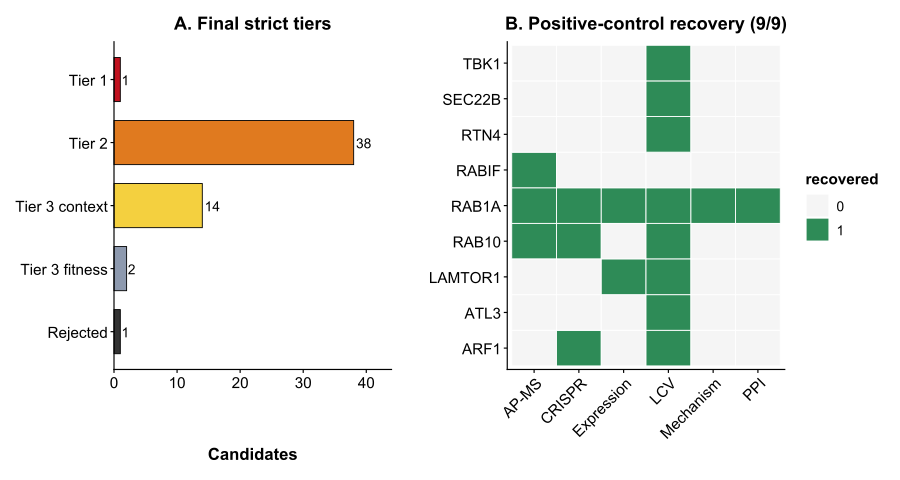

This figure's R source:
# Figure 3. Multimodal prioritization and internal positive-control recovery
ROOT <- Sys.getenv("LEGIONELLA_ROOT")
if (!nzchar(ROOT)) ROOT <- Sys.getenv("LEGIONELLA_ROOT")
if (!nzchar(ROOT)) stop("Set LEGIONELLA_ROOT before running this script.")
if (!dir.exists(ROOT)) stop("LEGIONELLA_ROOT does not exist: ", ROOT)
setwd(file.path(ROOT, "15_manuscript/r_figures"))
source(file.path(ROOT, "15_manuscript/r_figures/_theme.R"))
SRC <- file.path(ROOT, "11_figures/source_data")
suppressMessages({library(dplyr); library(tidyr); library(readr); library(patchwork)})

# The candidate evidence matrix is provided in Table 1/source data rather than
# repeated here. The main figure therefore has two panels, labelled A and B.
tier_counts <- read_tsv(file.path(SRC, "Figure3A_final_tier_counts.tsv"), show_col_types = FALSE)
positive_controls <- read_tsv(file.path(SRC, "Figure3B_positive_control_recovery.tsv"), show_col_types = FALSE) %>%
  rename(gene = human_symbol)

# ---- Panel A: final tier counts ----
tier_counts <- tier_counts %>%
  mutate(
    tier_label = case_when(
      grepl("TIER1", final_tier) ~ "Tier 1",
      grepl("TIER2", final_tier) ~ "Tier 2",
      grepl("TIER3_CONTEXT", final_tier) ~ "Tier 3 context",
      grepl("FITNESS", final_tier) ~ "Tier 3 fitness",
      TRUE ~ "Rejected"
    ),
    tier_label = factor(tier_label, levels = rev(unique(tier_label)))
  )

# Reserve right-side space for the numeric label above the longest horizontal bar.
count_limit <- max(tier_counts$n) + max(3, ceiling(max(tier_counts$n) * 0.15))

pA <- ggplot(tier_counts, aes(x = tier_label, y = n, fill = tier_label)) +
  geom_col(colour = "black", linewidth = 0.3, width = 0.7) +
  geom_text(aes(label = n), hjust = -0.15, size = 3.5) +
  coord_flip(clip = "off") +
  scale_y_continuous(
    limits = c(0, count_limit),
    expand = expansion(mult = c(0, 0))
  ) +
  scale_fill_manual(values = c(
    "Tier 1" = "#C1121F",
    "Tier 2" = "#E07A1F",
    "Tier 3 context" = "#F4D03F",
    "Tier 3 fitness" = "#8D99AE",
    "Rejected" = "#333333"
  )) +
  labs(x = NULL, y = "Candidates", fill = NULL, title = "A. Final strict tiers") +
  theme_pub() +
  theme(
    legend.position = "none",
    plot.margin = margin(t = 5.5, r = 22, b = 5.5, l = 5.5)
  )

# ---- Panel B: positive-control recovery ----
positive_controls_long <- positive_controls %>%
  pivot_longer(-gene, names_to = "domain", values_to = "recovered")

pB <- ggplot(positive_controls_long, aes(domain, gene, fill = factor(recovered))) +
  geom_tile(colour = "white", linewidth = 0.3) +
  scale_fill_manual(values = c("0" = "#F5F5F5", "1" = "#2E8B57"), name = "recovered") +
  labs(x = NULL, y = NULL, title = "B. Positive-control recovery (9/9)") +
  theme_pub() +
  theme(axis.text.x = element_text(angle = 45, hjust = 1))

fig <- pA | pB
save_pub_pdf(fig, "Figure3_prioritization", w = 9, h = 4.8)
